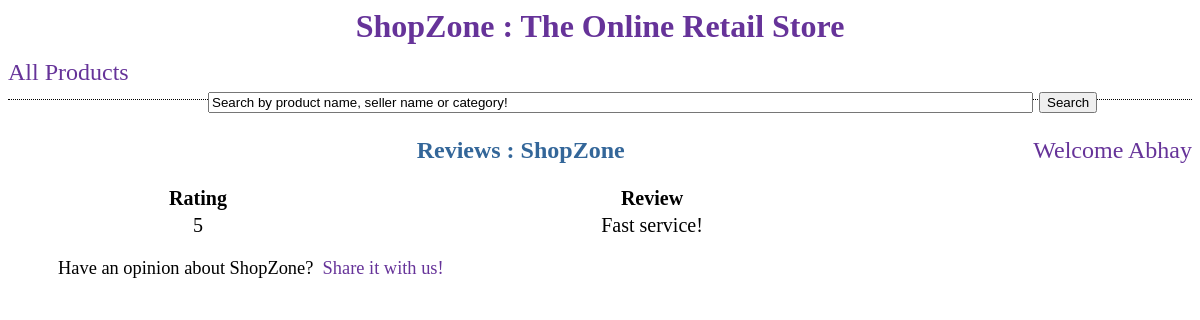
/shop/store_reviews/, run on an earlier commit of the app's database.
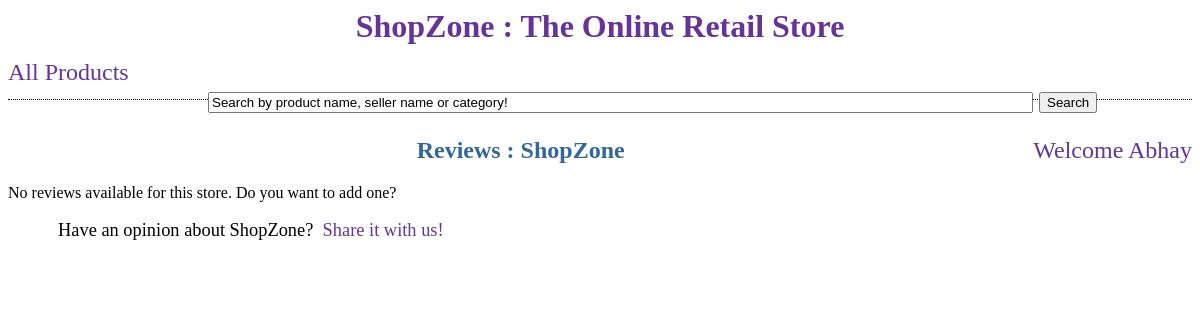
And on a later commit of the database.
### store/models.py (models this page shows, shortened)
class StoreReview(models.Model):
    RATING_LEVELS = (
        (1, '1'),
        (2, '2'),
        (3, '3'),
        (4, '4'),
        (5, '5'),
        )
    review = models.CharField(max_length=50)
    rating = models.IntegerField(default=3, choices=RATING_LEVELS)
    sentiment = models.IntegerField(default=0)
    time_stamp = models.DateTimeField('Date-time')

### store/views.py (the view)
def store_reviews(request): ## VTR1 Done.
    try:
        if user is None:
            return HttpResponseRedirect('/shop/login/')
    except:
        return HttpResponseRedirect('/shop/login/')
    store_reviews = StoreReview.objects.all()
    context = {'store_reviews':store_reviews, 'user':user}
    return render(request, 'store/store_reviews.html', context)

### store/templates/store/store_reviews.html (shortened to what this page needs)
<html>
	<head>
	</head>
	<body link="#663399" vlink="#663399" alink="#808080">
		<div class="headdiv">
			<h1><a href="/" class="title">ShopZone : The Online Retail Store</a></h1>
		</div>
		<div class="headdiv2">
			<div align="left" style="float:left">
				<a href="/shop/all/">All Products</a>
			</div>
			<div align="centre" style="float:left; margin-left:200px;">
				<form action="/shop/by_search/" method="POST">
					<input type="text" name="product" value="Search by product name, seller name or category!" size="100px"/>
					<input type="submit" value="Search"/>
				</form>
			</div>
			<div align="left" style="float:right">
				Welcome <a href="/shop/my_orders/"> {{ user.username }} </a>
			</div>
		</div>
		<div>
			<h2 align="center" style="color:#336699">Reviews : ShopZone</h2>
		</div>
		<div>
			{% if store_reviews %}
				<table align="center" style="font-size:1.25em;">
					<tr>
						<th style="min-width:100px;"> Rating </th>
						<th style="min-width:800px;"> Review </th>
					</tr>
					{% for review in store_reviews %}
					<tr>
						<td align=center> {{ review.rating }} </td>
						<td align=center> {{ review.review }} </td>
					</tr>
					{% endfor %}
				</table>
			{% else %}
				<p>No reviews available for this store. Do you want to add one? </p>
			{% endif %}
		</div>
		<div style="border-left: 50px solid white;">
			<p align:center style="font-size:1.15em">Have an opinion about ShopZone? &nbsp;<a href="/admin/store/storereview/add/">Share it with us!</a></p>
		</div>
	</body>
</html>

What changed in the data, as far as the page shows it:
removed StoreReview: rating "5", review "Fast service!"
Also different on the page:
text no longer shown: "Rating Review"
text now shown: "No reviews available for this store. Do you want to add one?"
